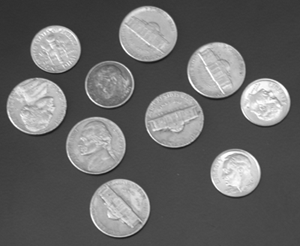
%> input picture sessional4/coins.png, 300 x 246 px
$ octave exercise3.m   (GNU Octave 9; MATLAB toolbox functions it lacks are replaced by stand-ins)
%> lines starting %> are read from the running program, lines starting %| are printed output that depends on the picture; in (x1, y1, x2, y2) boxes, pixels count from 0 and x2, y2 are one past the last pixel; in counts of white or black regions, pixels touching at a corner belong together; the program's own positions count from 1
I = imread('coins.png');
%> I is the input picture: size 246x300 uint8; min 23, max 255, mean 103
imshow(I),title('coins.png');
Ibin = im2bw(I);
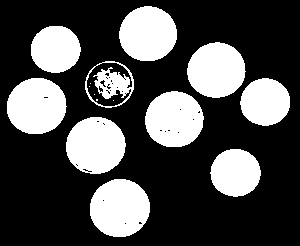
%> Ibin: size 246x300 logical; 30.1% white; 15 white regions (5 under 20 px), largest, box (x1, y1, x2, y2) and area: (90, 179, 150, 237) 2744, (66, 117, 126, 174) 2662, (7, 78, 67, 134) 2646
figure,imshow(Ibin),title('binary');
Ifill = imfill(Ibin,'holes');
%> Ifill: size 246x300 logical; 31.3% white; 10 white regions, largest, box (x1, y1, x2, y2) and area: (90, 179, 150, 237) 2751, (66, 117, 126, 174) 2678, (7, 78, 67, 134) 2650
figure,imshow(Ifill),title('hole filled');
[L,N] = bwlabel(Ifill);
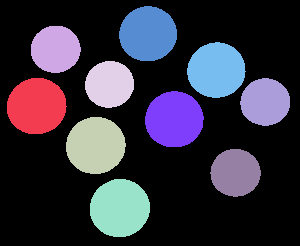
%> L: size 246x300 double; 11 distinct labels, from 0 to 10; one colour per label, 0 black
%> N = 10
figure,imshow(label2rgb(L)),title('colored');
%> after `imshow(label2rgb(L))`:
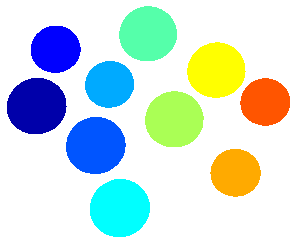
%> displayed picture: size 246x300x3, on the screen's scale of 0 to 255; mean R, G, B 205.7, 224.7, 221.3
fprintf('total number of coins in coins.png image is %i.\n',N);
%| total number of coins in coins.png image is 10.
I2 = imread('GLUCOSE.tif');
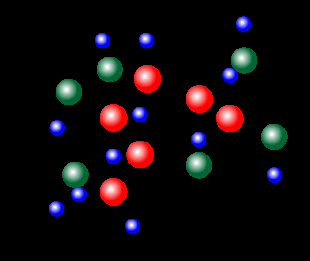
%> input picture sessional4/GLUCOSE.tif, 310 x 261 px
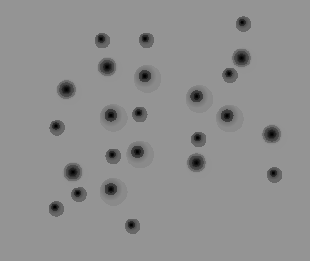
%> I2: size 261x310 uint8; min 0, max 148, mean 143.1
figure,imshow(I2),title('GLICOSE.tif');
Ibin2 = im2bw(I2);
%> Ibin2: size 261x310 logical; 93% white; 24 black regions, largest, box (x1, y1, x2, y2) and area: (57, 80, 76, 99) 283, (218, 106, 237, 125) 283, (128, 142, 147, 161) 283
figure,imshow(Ibin2),title('Binary');
figure,imshow(~Ibin2),title('Inverted');
[L2,N2] = bwlabel(~Ibin2);
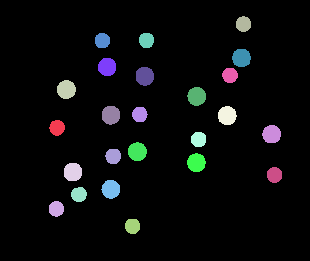
%> L2: size 261x310 double; 25 distinct labels, from 0 to 24; one colour per label, 0 black
%> N2 = 24
figure,imshow(label2rgb(L2)),title('colored');
%> after `imshow(label2rgb(L2))`:
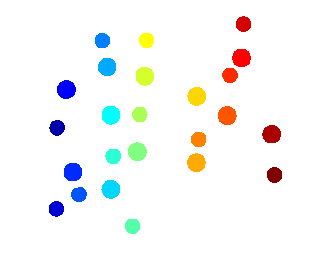
%> displayed picture: size 261x310x3, on the screen's scale of 0 to 255; mean R, G, B 245.8, 246.3, 245.4
fprintf('total number of atoms in the image of the glucose molecule is %i.\n',N2);
%| total number of atoms in the image of the glucose molecule is 24.
